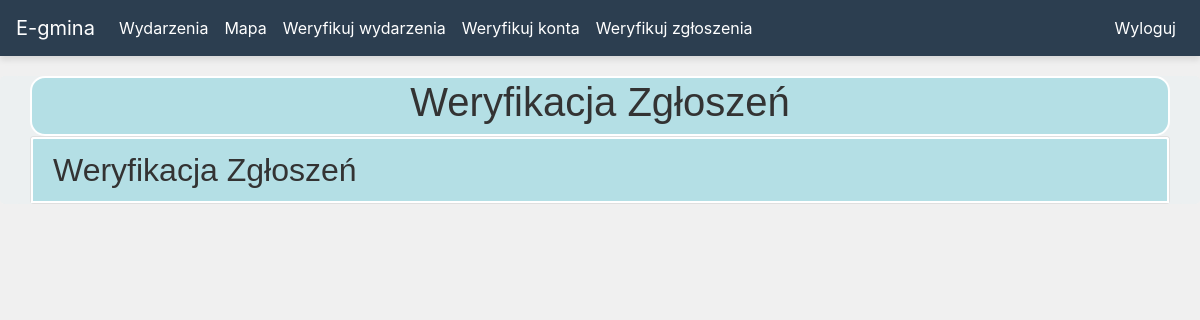
Page /admin-reports (signed in) on the earlier database version.
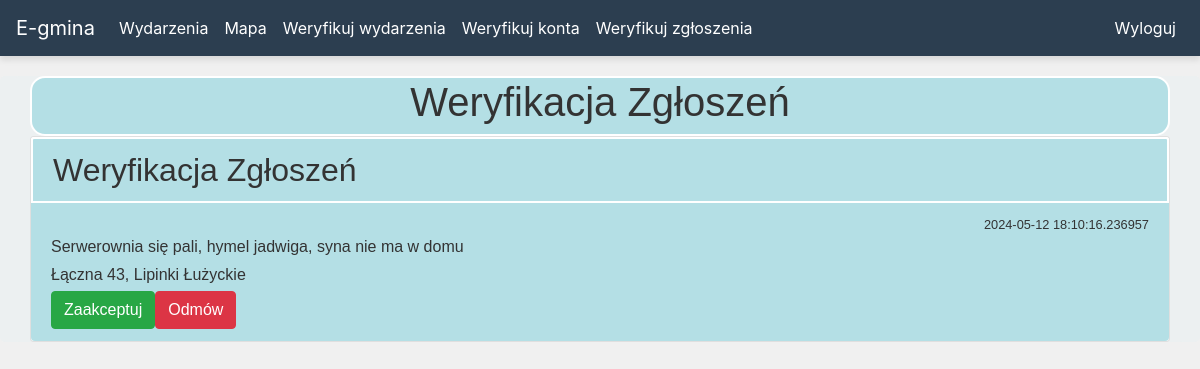
Same page on the later database version.
### website/models.py (models this page shows)
class Report(db.Model):
    id = db.Column(db.Integer, primary_key=True)
    data = db.Column(db.String(10000))
    date = db.Column(db.DateTime(timezone=True), default=func.now())
    place = db.Column(db.String(150))
    status = db.Column(db.String(50), default='pending')
    user_id = db.Column(db.Integer, db.ForeignKey('user.id'))

### website/views.py (the view, shortened to what this page needs)
@views.route('/admin-reports', methods=['GET', 'POST'])
@login_required
def admin_reports():
    if not current_user.is_authenticated or current_user.role != 'admin':
        flash('Nie masz uprawnień administratora do tej strony.', category='danger')
        return redirect(url_for('views.home'))
    pending_reports = Report.query.filter_by(status='pending').all()
    return render_template('admin_reports.html',user=current_user, pending_reports=pending_reports)

### website/__init__.py (called while the page is built)
def create_app():
    app = Flask(__name__, static_folder='templates/static')
    app.config['SECRET_KEY'] = 'hjshjhdjah kjshkjdhjs'
    app.config['SQLALCHEMY_DATABASE_URI'] = f'sqlite:///{DB_NAME}'
    db.init_app(app)
    from .views import views
    from .auth import auth
    app.register_blueprint(views, url_prefix='/')
    app.register_blueprint(auth, url_prefix='/')
    from .models import User, Event
    with app.app_context():
        db.create_all()
        create_admin(app)
    login_manager = LoginManager()
    login_manager.login_view = 'auth.login_user'
    login_manager.init_app(app)
    @login_manager.user_loader
    def load_user(id):
        return User.query.get(int(id))
    return app

### website/templates/admin_reports.html (shortened to what this page needs)
{% extends "base.html" %}
{% block content %}
<div class="container">
  <div class="container1">
    <h1 align="center">Weryfikacja Zgłoszeń</h1>
  </div>
  <div class="card">
    <div class="card-header container2">
      <h2 class="mb-0">Weryfikacja Zgłoszeń</h2>
    </div>
    <ul class="list-group list-group-flush">
      {% for report in pending_reports %}
        <li class="list-group-item container3">
          <div class="d-flex w-100 justify-content-between">
            <small>{{ report.date }}</small>
          </div>
          <p class="mb-1">{{ report.data }}</p>
          <p class="mb-1">{{ report.place }}</p>
          <div class="btn-group" role="group">
            <form method="POST" action="{{ url_for('views.update_report_status', report_id=report.id, action='accept') }}">
              <button type="submit" class="btn btn-success">Zaakceptuj</button>
            </form>
            <form method="POST" action="{{ url_for('views.update_report_status', report_id=report.id, action='reject') }}">
              <button type="submit" class="btn btn-danger">Odmów</button>
            </form>
          </div>
        </li>
      {% endfor %}
    </ul>
  </div>
</div>
{% endblock %}

Differences in the rows shown:
added Report: date "2024-05-12 18:10:16.236957", data "Serwerownia się pali, hymel jadwiga, syna nie ma w domu", place "Łączna 43, Lipinki Łużyckie"
